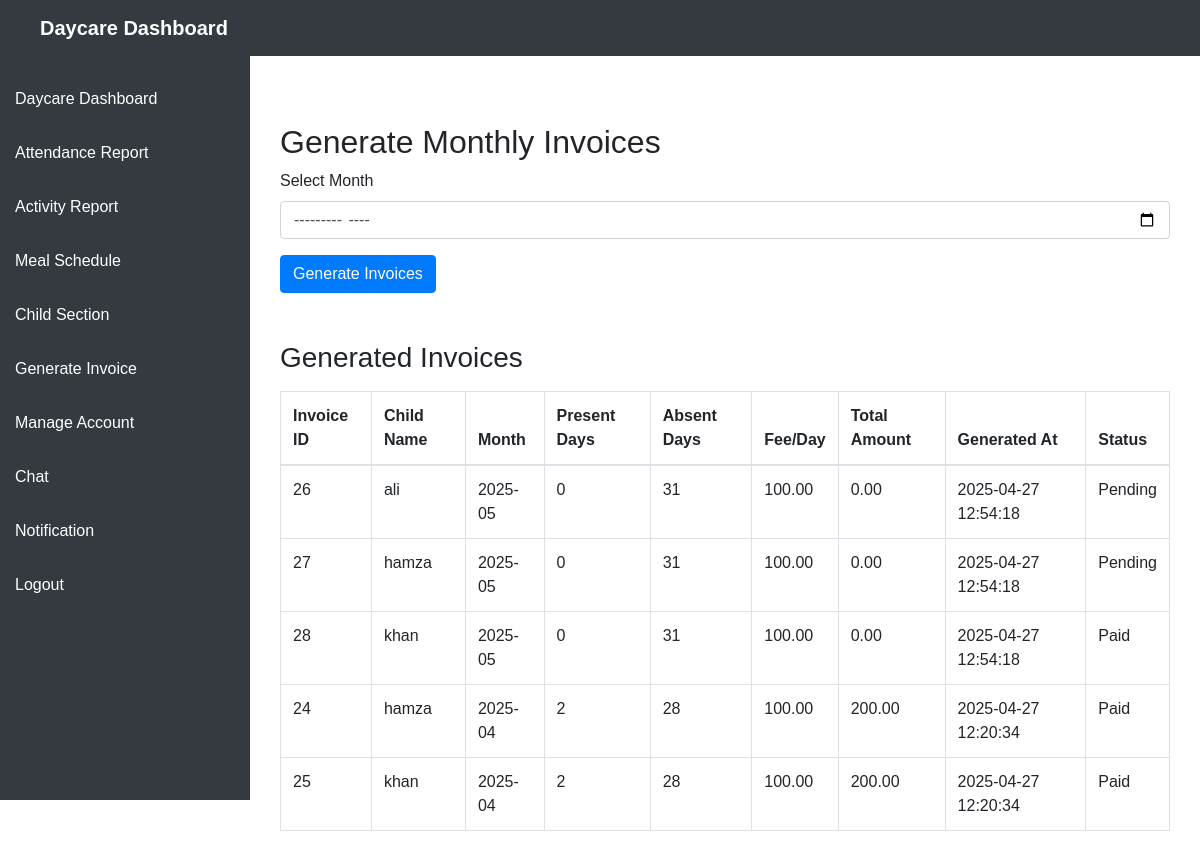
The app's page /generate_invoices.php (signed in) with its own data.
### tables this page shows
CREATE TABLE `invoices` (
  `id` int(11) NOT NULL,
  `daycare_id` int(11) NOT NULL,
  `child_id` int(11) NOT NULL,
  `month_year` varchar(20) NOT NULL,
  `present_days` int(11) NOT NULL,
  `absent_days` int(11) NOT NULL,
  `fee_per_day` decimal(10,2) NOT NULL,
  `total_amount` decimal(10,2) NOT NULL,
  `status` varchar(500) NOT NULL,
  `generated_at` timestamp NOT NULL DEFAULT current_timestamp()
);

CREATE TABLE `daycare_children` (
  `id` int(11) NOT NULL,
  `daycare_id` int(11) NOT NULL,
  `name` varchar(255) NOT NULL,
  `age` int(3) NOT NULL,
  `created_at` timestamp NOT NULL DEFAULT current_timestamp()
);

### generate_invoices.php (the view, shortened to what this page needs)
<?php
include 'db_connection.php';
$daycare_id = $_SESSION['user_id'];
$invoices_sql = "SELECT invoices.*, daycare_children.name FROM invoices
    JOIN daycare_children ON invoices.child_id = daycare_children.id
    WHERE invoices.daycare_id = '$daycare_id'
    ORDER BY generated_at DESC";
$invoices_result = mysqli_query($conn, $invoices_sql);
?>
<!DOCTYPE html>
<html lang="en">
<head>
    <link rel="stylesheet" href="https://stackpath.bootstrapcdn.com/bootstrap/4.5.2/css/bootstrap.min.css">
</head>
<body>
<?php include 'sidebar.php'; ?>
<div class="main-content">
<br>
<br>
    <h2>Generate Monthly Invoices</h2>
    <form method="POST" action="">
        <div class="form-group">
            <label for="month">Select Month</label>
            <input type="month" id="month" name="month" class="form-control" required>
        </div>
        <button type="submit" class="btn btn-primary">Generate Invoices</button>
    </form>
    <h3 class="mt-5">Generated Invoices</h3>
    <table class="table table-bordered mt-3">
        <thead>
            <tr>
                <th>Invoice ID</th>
                <th>Child Name</th>
                <th>Month</th>
                <th>Present Days</th>
                <th>Absent Days</th>
                <th>Fee/Day</th>
                <th>Total Amount</th>
                <th>Generated At</th>
                <th>Status</th>
            </tr>
        </thead>
        <tbody>
            <?php if (mysqli_num_rows($invoices_result) > 0) : ?>
                <?php while ($row = mysqli_fetch_assoc($invoices_result)) : ?>
                    <tr>
                        <td><?php echo htmlspecialchars($row['id']); ?></td>
                        <td><?php echo htmlspecialchars($row['name']); ?></td>
                        <td><?php echo htmlspecialchars($row['month_year']); ?></td>
                        <td><?php echo htmlspecialchars($row['present_days']); ?></td>
                        <td><?php echo htmlspecialchars($row['absent_days']); ?></td>
                        <td><?php echo htmlspecialchars(number_format($row['fee_per_day'], 2)); ?></td>
                        <td><?php echo htmlspecialchars(number_format($row['total_amount'], 2)); ?></td>
                        <td><?php echo htmlspecialchars($row['generated_at']); ?></td>
                        <td><?php echo htmlspecialchars($row['status']); ?></td>
                    </tr>
                <?php endwhile; ?>
            <?php else : ?>
                <tr>
                    <td colspan="8" class="text-center">No invoices generated yet.</td>
                </tr>
            <?php endif; ?>
        </tbody>
    </table>
</div>
</body>
</html>

### sidebar.php (style rules this page uses)
body { font-family: Arial, sans-serif; overflow-x: hidden; margin: 0; padding: 0; }
.main-content { margin-left: 250px; padding: 55px 30px 30px 30px; transition: all 0.3s ease; }
.main-content h2 { margin-top: 20px; }

### records on screen
invoices: id "26", daycare_children.name "ali", month_year "2025-05", present_days "0", absent_days "31", fee_per_day "100.00", total_amount "0.00", generated_at "2025-04-27 12:54:18", status "Pending"
invoices: id "27", daycare_children.name "hamza", month_year "2025-05", present_days "0", absent_days "31", fee_per_day "100.00", total_amount "0.00", generated_at "2025-04-27 12:54:18", status "Pending"
invoices: id "28", daycare_children.name "khan", month_year "2025-05", present_days "0", absent_days "31", fee_per_day "100.00", total_amount "0.00", generated_at "2025-04-27 12:54:18", status "Paid"
invoices: id "24", daycare_children.name "hamza", month_year "2025-04", present_days "2", absent_days "28", fee_per_day "100.00", total_amount "200.00", generated_at "2025-04-27 12:20:34", status "Paid"
invoices: id "25", daycare_children.name "khan", month_year "2025-04", present_days "2", absent_days "28", fee_per_day "100.00", total_amount "200.00", generated_at "2025-04-27 12:20:34", status "Paid"
